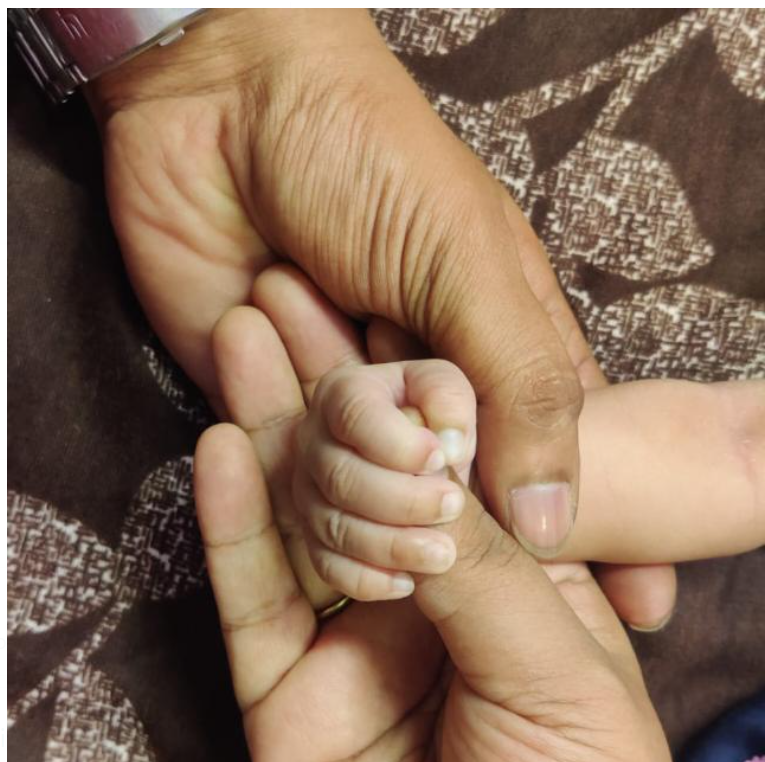
#> input picture image.png, 765 x 762 px
$ jupyter execute 1.ipynb
#> lines starting #> are read from the running program, lines starting #| are printed output that depends on the picture
[cell 1]
import cv2
img = cv2.imread("image.png",1)
#> img is the input picture: shape (762, 765, 3); mean B, G, R 88.8, 109.7, 137.3
(h,w) =img.shape[:2]
#> h = 762; w = 765
center = (w/2,h/2)
#> center = (382.5, 381)
angle90 = 90
angle180 = 180
angle270 = 270
scale = 1.0
M = cv2.getRotationMatrix2D(center,angle90,scale)
rotated90 = cv2.warpAffine(img, M, (h,w))
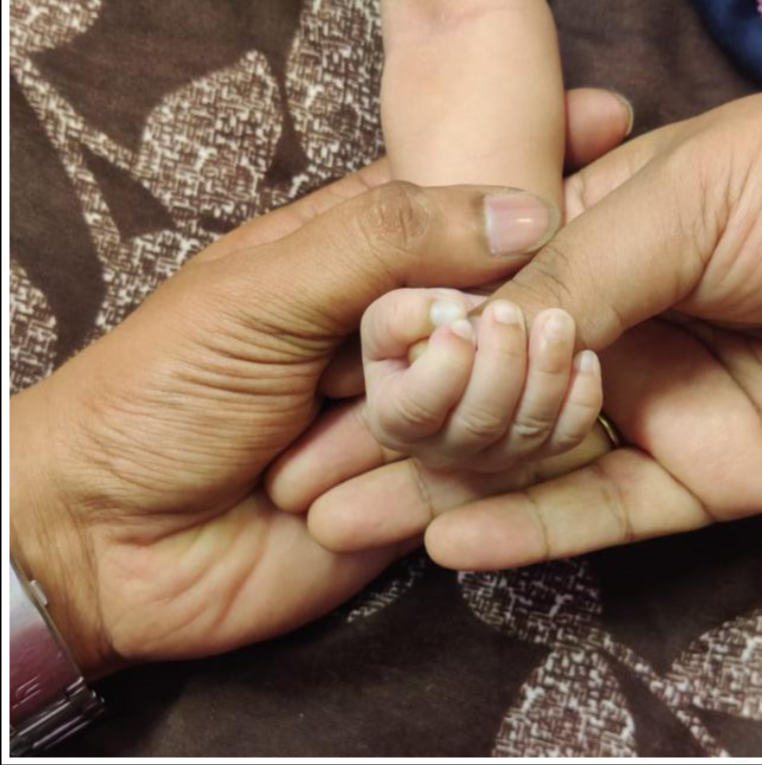
#> rotated90: shape (765, 762, 3); mean B, G, R 88.7, 109.5, 137.1
#180 degrees
M = cv2.getRotationMatrix2D(center,angle180,scale)
rotated180 = cv2.warpAffine(img, M, (w,h))
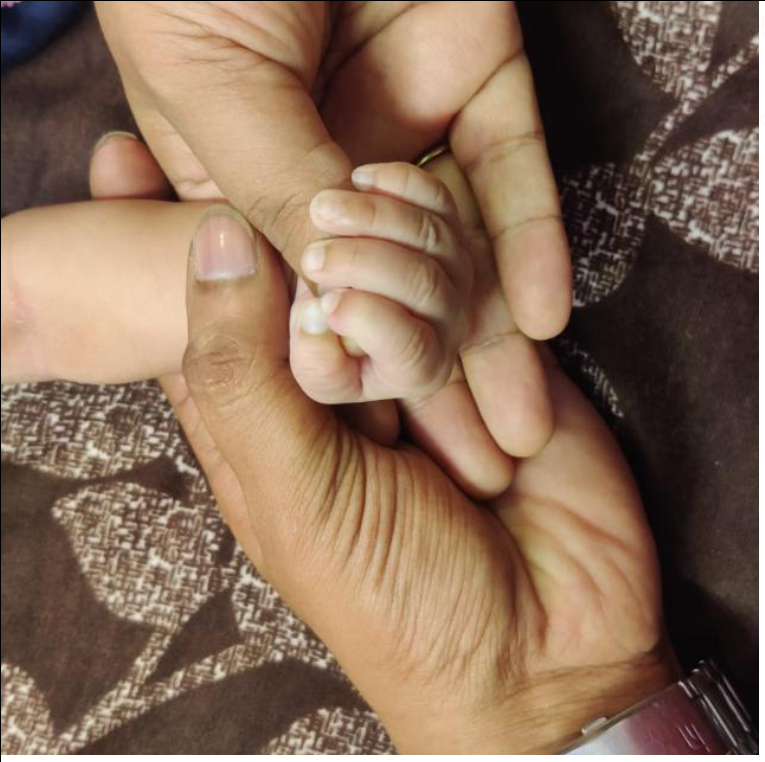
#> rotated180: shape (762, 765, 3); mean B, G, R 88.2, 109, 136.6
#270 degrees
M = cv2.getRotationMatrix2D(center,angle270,scale)
rotated270 = cv2.warpAffine(img, M, (h,w))
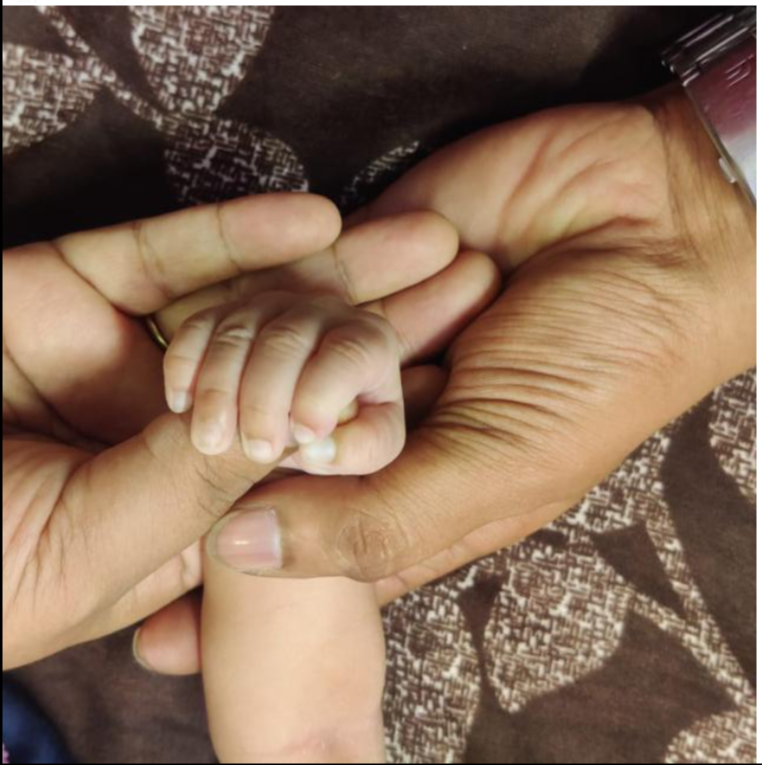
#> rotated270: shape (765, 762, 3); mean B, G, R 87.6, 108.5, 136.1
cv2.imshow('Original image',img)
cv2.waitKey(0) #Waits until a key is pressed
cv2.destroyAllWindows() #Destroy the window showing image
cv2.imshow('image rotated by 90 degrees',rotated90)
cv2.waitKey(0) #Waits until a key is pressed
cv2.destroyAllWindows() #Destroy the window showing image
cv2.imshow('image rotated by 180 degrees',rotated180)
cv2.waitKey(0) #Waits until a key is pressed
cv2.destroyAllWindows() #Destroy the window showing image
cv2.imshow('image rotated by 270 degrees',rotated270)
cv2.waitKey(0) #Waits until a key is pressed
cv2.destroyAllWindows() #Destroy the window showing image
